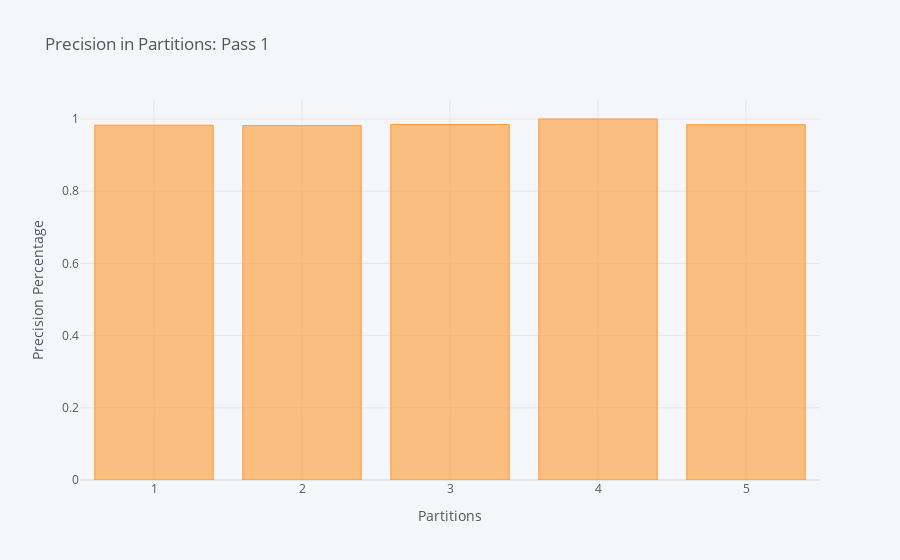

The notebook cell saved with this chart:
### Code cell
fig1 = dff.iplot(kind='bar',x='Partition',y='Precision',title='Precision in Partitions: Pass 1',xTitle='Partitions',yTitle='Precision Percentage',asFigure=True)
fig1

### Figure 1 — Plotly figure (JSON) as saved in the notebook; plotly's stock layout.template omitted (floating-point values rounded to 4 significant figures)
{"data": [{"marker": {"color": "rgba(255, 153, 51, 0.6)", "line": {"color": "rgba(255, 153, 51, 1.0)", "width": 1}}, "name": "Precision", "orientation": "v", "text": "", "type": "bar", "x": [1, 2, 3, 4, 5], "y": [0.9828, 0.9815, 0.9848, 1, 0.9841]}], "layout": {"legend": {"bgcolor": "#F5F6F9", "font": {"color": "#4D5663"}}, "paper_bgcolor": "#F5F6F9", "plot_bgcolor": "#F5F6F9", "title": {"font": {"color": "#4D5663"}, "text": "Precision in Partitions: Pass 1"}, "xaxis": {"gridcolor": "#E1E5ED", "showgrid": true, "tickfont": {"color": "#4D5663"}, "title": {"font": {"color": "#4D5663"}, "text": "Partitions"}, "zerolinecolor": "#E1E5ED"}, "yaxis": {"gridcolor": "#E1E5ED", "showgrid": true, "tickfont": {"color": "#4D5663"}, "title": {"font": {"color": "#4D5663"}, "text": "Precision Percentage"}, "zerolinecolor": "#E1E5ED"}}}
